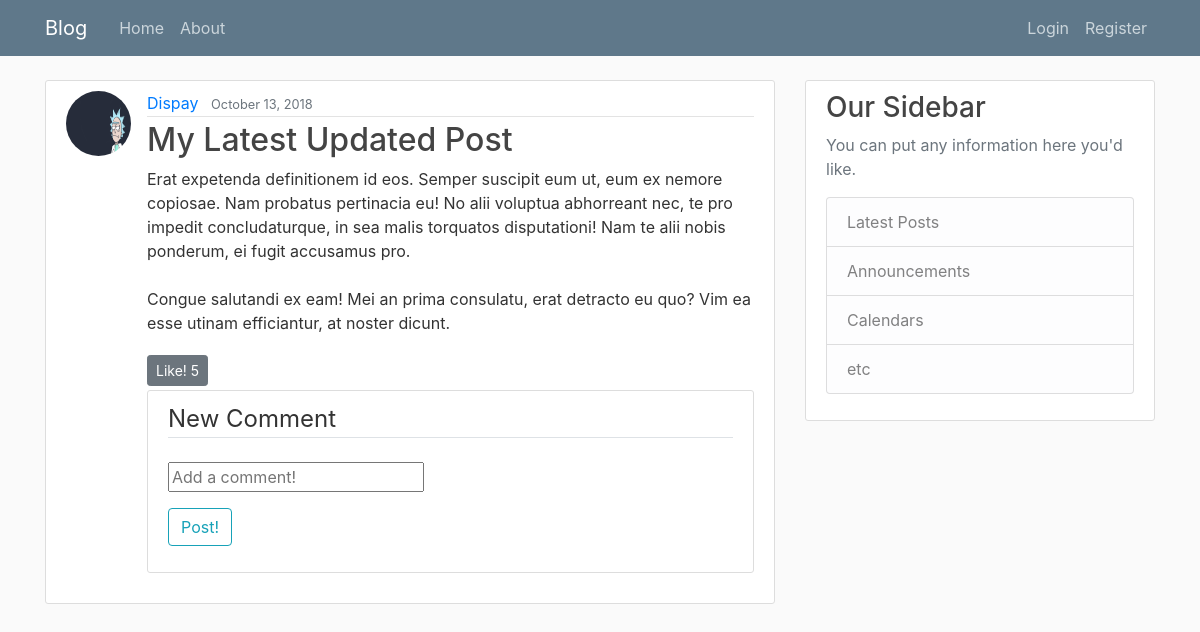
/post/30/, run on an earlier commit of the app's database.
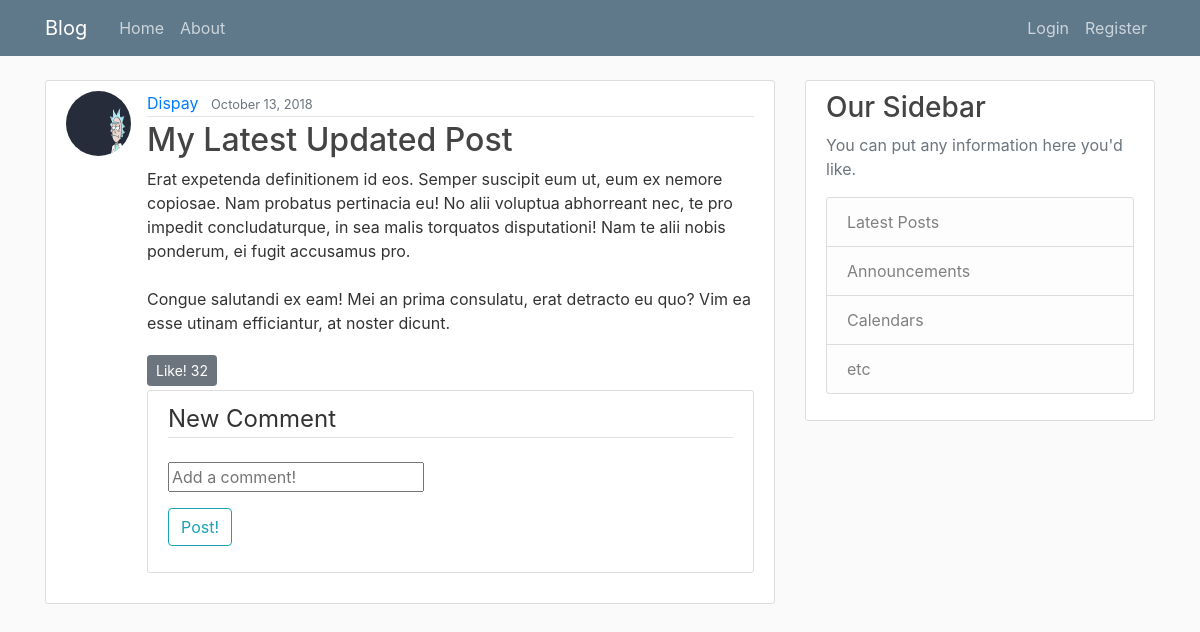
And on a later commit of the database.
### blog/models.py (models this page shows, shortened)
class Post(models.Model):
    title = models.CharField(max_length=100)
    content = models.TextField() #unrestricted size
    date_posted = models.DateTimeField(default=timezone.now)
    author = models.ForeignKey(User, on_delete=models.CASCADE)
    likes = models.IntegerField(default=0)
    comment = models.ManyToManyField(Comment, blank=True)

### users/models.py (models this page shows, shortened)
class Profile(models.Model):
    user = models.OneToOneField(User, on_delete=models.CASCADE)
    image = models.ImageField(default='default.jpg', upload_to='profile_pics')
    bio = models.TextField()

### blog/views.py (the view)
# urls.py: path('post/<int:pk>/', PostDetailView.as_view(), name = 'post-detail'),
class PostDetailView(DetailView):
    model = Post

### blog/templates/blog/post_detail.html (shortened to what this page needs)
{% extends "blog/base.html" %}
{% load crispy_forms_tags %}
{% block content %}
    <article class="media content-section">
     <img class="rounded-circle article-img" src="{{ object.author.profile.image.url }}" alt="">
      <div class="media-body">
        <div class="article-metadata">
          <a class="mr-2" href="{% url 'user-post' object.author.username %}">{{ object.author }}</a>
          <small class="text-muted">{{ object.date_posted|date:'F d, Y' }}</small>
        </div>
        <h2 class="article-title">{{ object.title }}</h2>
        <p class="article-content">{{ object.content }}</p>
        {% if user.is_authenticated %}
        <a class="btn btn-secondary btn-sm mt-1 mb-1" onclick="like({{object.id}})">Like! <span id="likes{{object.id}}">{{object.likes}}</span></a>
        {% else %}
        <a class="btn btn-secondary btn-sm mt-1 mb-1" href="{% url 'login' %}">Like! <span id="likes{{object.id}}">{{object.likes}}</span></a>
        {% endif %}</a>
        <div class="content-section">
    <form action="comment/" method="POST">
      <fieldset class="form-group">
        <legend class="border-bottom mb-4">New Comment</legend>
        <input type="text" name="comment" placeholder="Add a comment!">
      </fieldset>
      <div class="form-group">
        <button class="btn btn-outline-info" type="submit">Post!</button>
      </div>
    </form>
  </div>
      </div>
    </article>
{% endblock content %}

What changed in the data, as far as the page shows it:
changed Post "My Latest Updated Post": likes "5" → "32"
